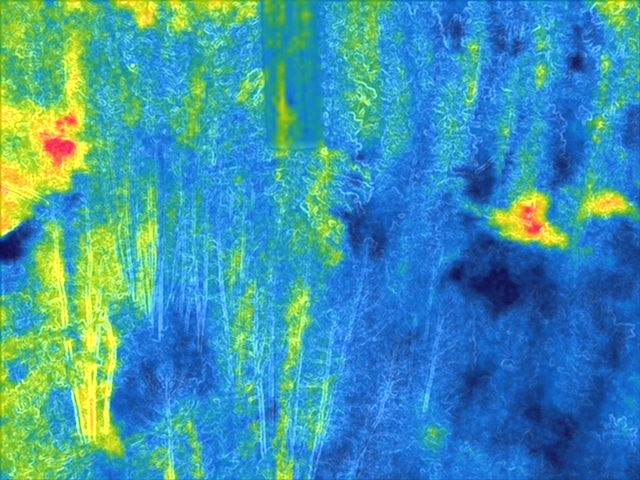
#> input picture original_images/DJI_0860.JPG, 640 x 480 px, found by its file name
$ python thermal_normalization_for_stitching.py
#> lines starting #> are read from the running program, lines starting #| are printed output that depends on the picture
#packages needed for analysis
import cv2
import numpy as np
from scipy import stats
from matplotlib import pyplot as plt
import piexif
from PIL import Image

#for extracting the EXIF data/metadata
def get_exif_data(image_path):
    img = Image.open(image_path)
    exif_data = img.info['exif']
    return exif_data

def save_exif_data(image_path, new_image, exif_data):
    new_image_PIL = Image.fromarray(new_image)
    new_image_PIL.save(image_path, "JPEG", exif=exif_data)

#execute the function
#step 1, read the original image
original_image_path = ('/Users/kitlewers/Desktop/drone_project_adler/original_images/DJI_0860.JPG')
img = cv2.imread(original_image_path)
#> img is the input picture: shape (480, 640, 3); mean B, G, R 171.8, 149.5, 62.8

#step #2, convert to grayscale
gray_image = cv2.cvtColor(img, cv2.COLOR_BGR2GRAY)
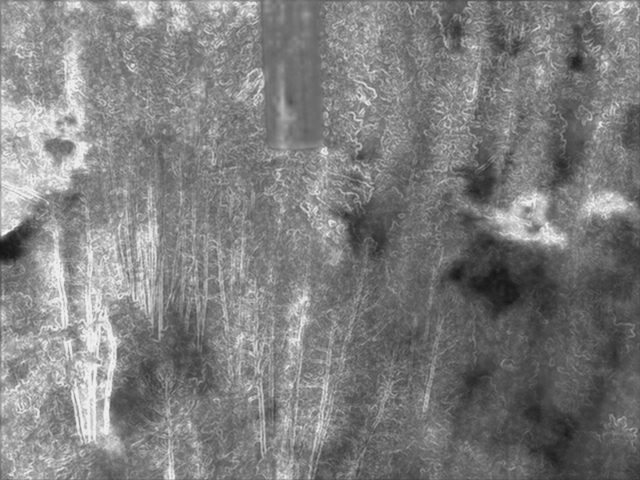
#> gray_image: shape (480, 640); min 22, max 245, mean 126.1

#step #3, extract the exif data
exif_data = get_exif_data(original_image_path)

#step #4, create a new path for image to be saved to and run final function
new_image_path = '/Users/kitlewers/Desktop/drone_project_adler/converted_image/DJI_0860.JPG'
save_exif_data(new_image_path, gray_image, exif_data)

folder_path = '/Users/kitlewers/Desktop/drone_project_adler/original_images'

$ run again, with original_images/DJI_0862.JPG copied over original_images/DJI_0860.JPG
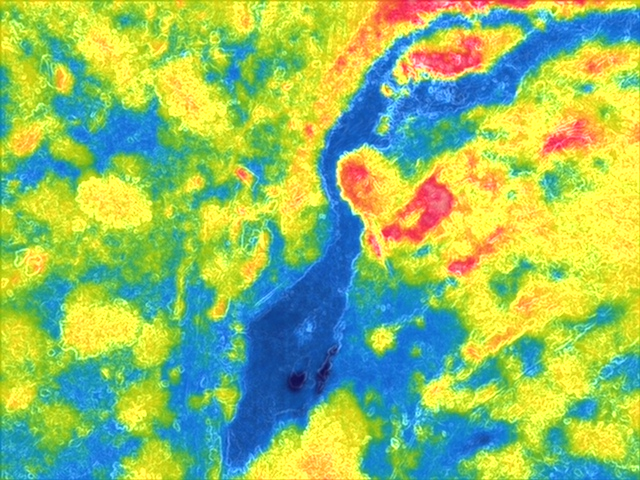
#> input picture original_images/DJI_0862.JPG, 640 x 480 px, found by its file name
#> img is the input picture: shape (480, 640, 3); mean B, G, R 103.9, 190.4, 146.6
#> `gray_image = cv2.cvtColor(img, cv2.COLOR_BGR2GRAY)`:
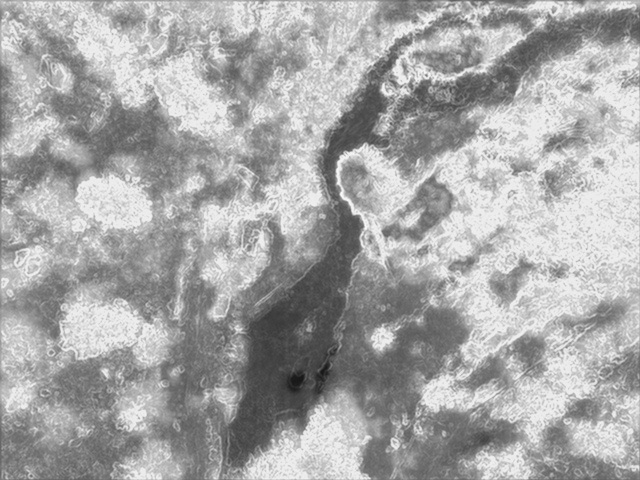
#> gray_image: shape (480, 640); min 23, max 250, mean 167.4
#> img: PIL image 640x480 RGB

$ run again, with original_images/DJI_0864.JPG copied over original_images/DJI_0860.JPG
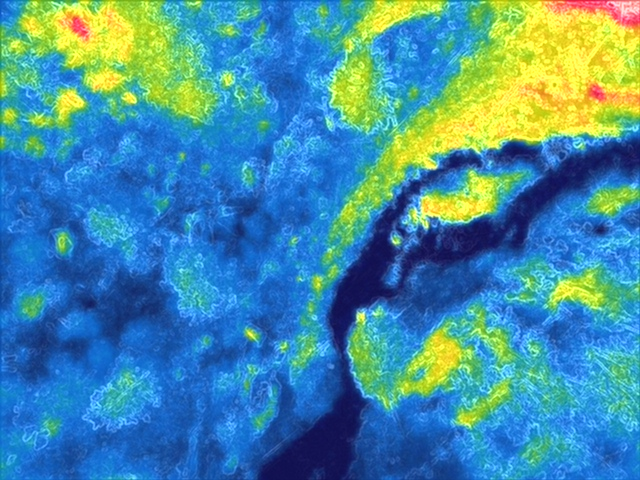
#> input picture original_images/DJI_0864.JPG, 640 x 480 px, found by its file name
#> img is the input picture: shape (480, 640, 3); mean B, G, R 163.9, 141.6, 70.1
#> `gray_image = cv2.cvtColor(img, cv2.COLOR_BGR2GRAY)`:
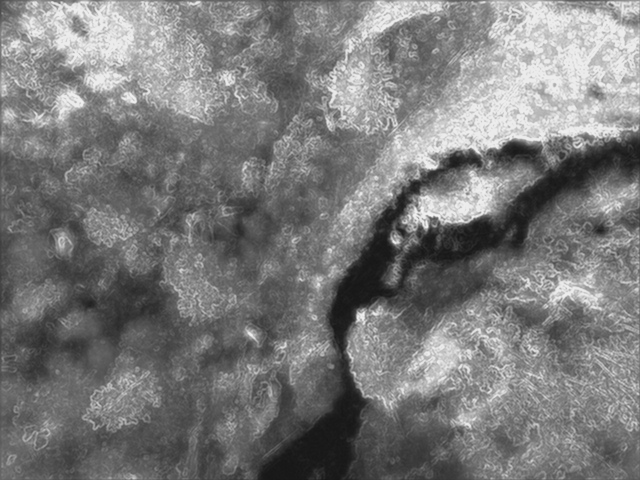
#> gray_image: shape (480, 640); min 22, max 244, mean 122.8
#> img: PIL image 640x480 RGB

$ run again, with original_images/DJI_0866.JPG copied over original_images/DJI_0860.JPG
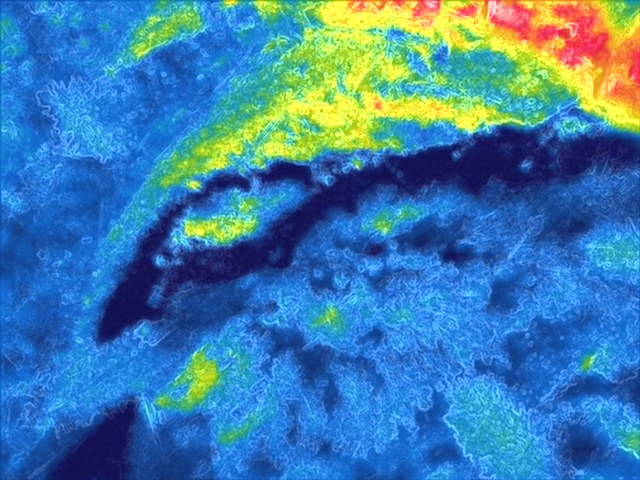
#> input picture original_images/DJI_0866.JPG, 640 x 480 px, found by its file name
#> img is the input picture: shape (480, 640, 3); mean B, G, R 171.4, 126.4, 62
#> `gray_image = cv2.cvtColor(img, cv2.COLOR_BGR2GRAY)`:
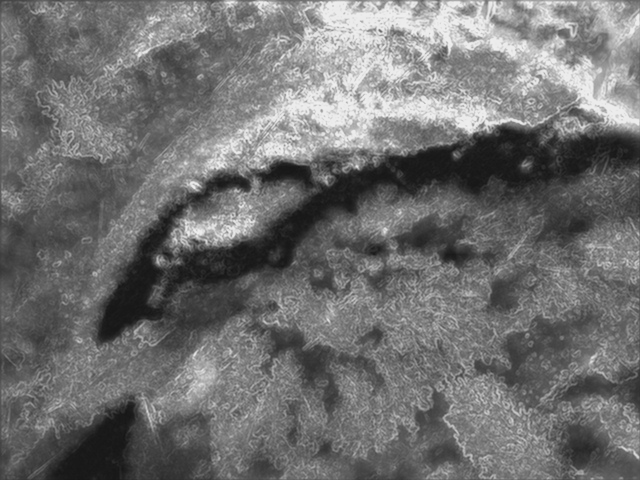
#> gray_image: shape (480, 640); min 21, max 241, mean 112.3
#> img: PIL image 640x480 RGB
